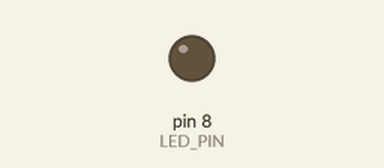
Simulated run of this sketch. Board: Arduino Uno, built with avr-gcc and run on an emulated ATmega328P. Parts: output pins drawn as LEDs (lit = HIGH).

Above: at 1.3 s.
At 3.5 s:
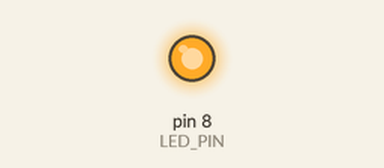
Timing chart, 0 to 8.8 s (numbered marks = the images above):
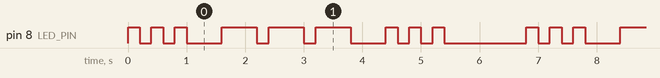

The sketch:

sos.ino
```cpp
// sos.ino - blink SOS in Morse code: three short flashes, three long, three short
const int LED_PIN = 8;
const int UNIT = 200;                  // ms: the length of one dot; a dash is 3 units

const int S_CODE[3] = {1, 1, 1};       // S = dot dot dot (lengths in units)
const int O_CODE[3] = {3, 3, 3};       // O = dash dash dash

void flash(int units) {
  digitalWrite(LED_PIN, HIGH);
  delay(units * UNIT);
  digitalWrite(LED_PIN, LOW);
  delay(UNIT);                         // a one-unit gap after every dot or dash
}

void letter(const int code[], int n) {
  for (int i = 0; i < n; i++) {
    flash(code[i]);
  }
  delay(2 * UNIT);                     // the gap between letters is 3 units: 1 already waited, 2 more
}

void setup() {
  pinMode(LED_PIN, OUTPUT);
}

void loop() {
  letter(S_CODE, 3);
  letter(O_CODE, 3);
  letter(S_CODE, 3);
  delay(4 * UNIT);                     // the gap between words is 7 units: 3 already waited, 4 more
}
```

Measured:
- by itself, pin 8 (LED_PIN): repeats every 6.8 s: 2 × (LOW 0.20 s, HIGH 0.20 s), LOW 0.60 s, 2 × (HIGH 0.60 s, LOW 0.20 s), HIGH 0.60 s, LOW 0.60 s, 2 × (HIGH 0.20 s, LOW 0.20 s), HIGH 0.20 s, LOW 1.4 s, HIGH 0.20 s
- by itself, everything shown: repeats every 6.8 s, in 18 steps
